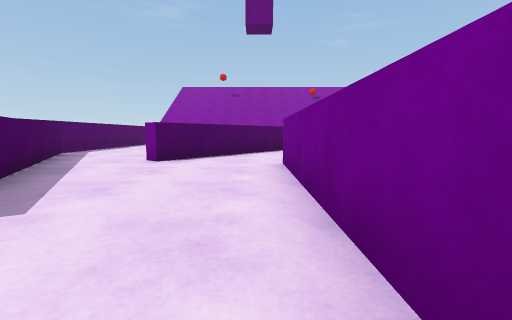
[1] (above)

18 first-person views from a walk through a 3-D level made in the Unity game engine. The camera is 0.56 m above the floor, tilts 6° down and sees 90° across. The floor is counted in squares, 1 m on a side. Each view is taken from the middle of a square. On the plan, view 1 faces up. The plan holds only what a view shows up to about 9 squares ahead; the rest is blank. The place goes on beyond the plan. The player is left out.

[2]
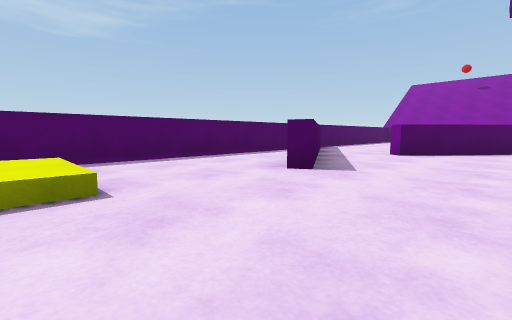

[3]
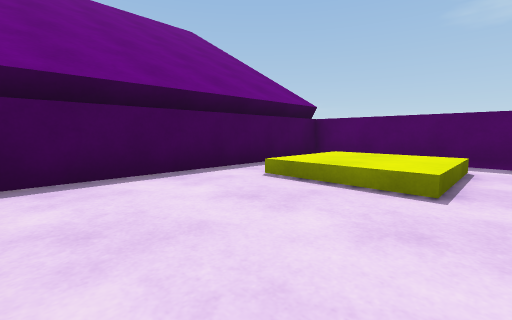

[4]
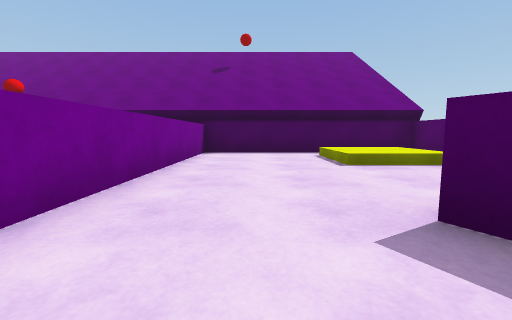

[5]
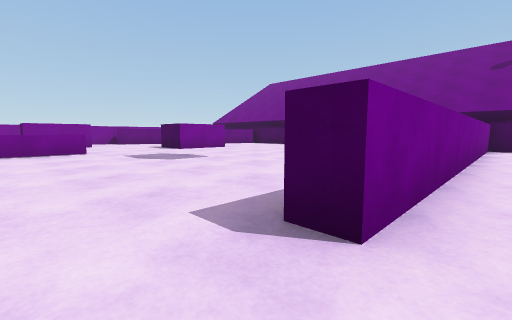

[6]
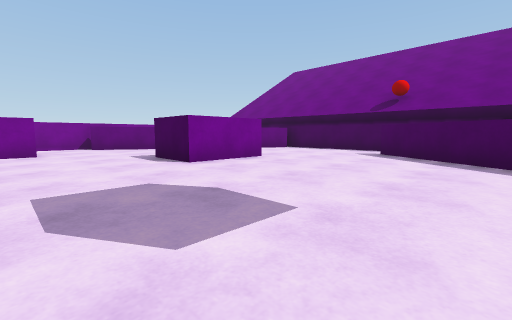

[7]
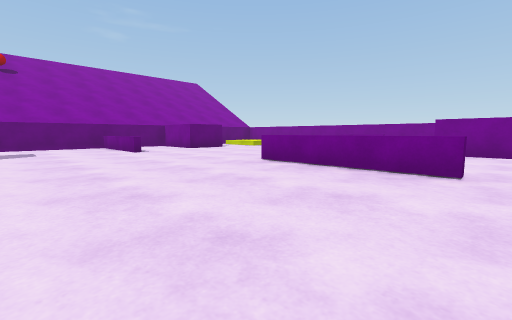

[8]
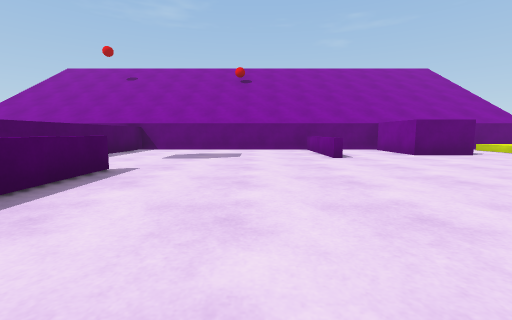

[9]
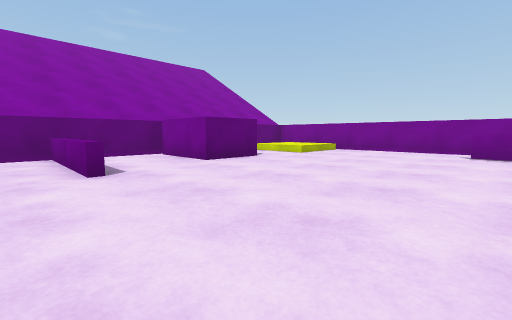

[10]
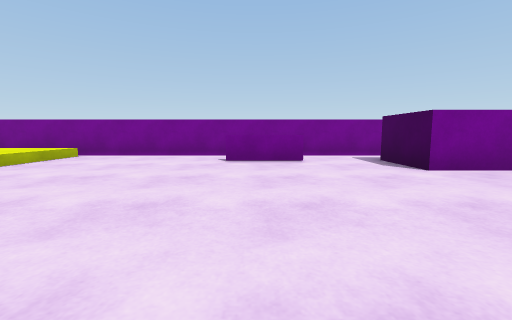

[11]
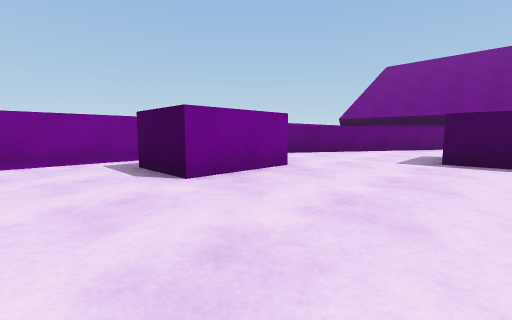

[12]
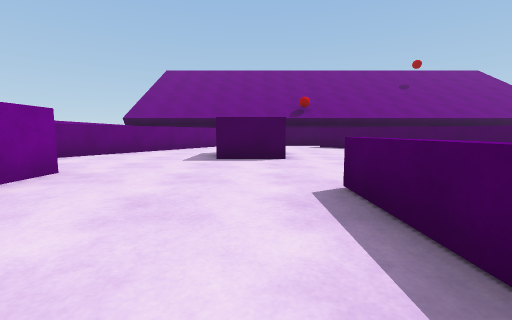

[13]
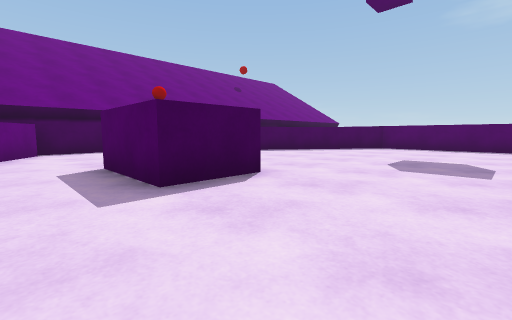

[14]
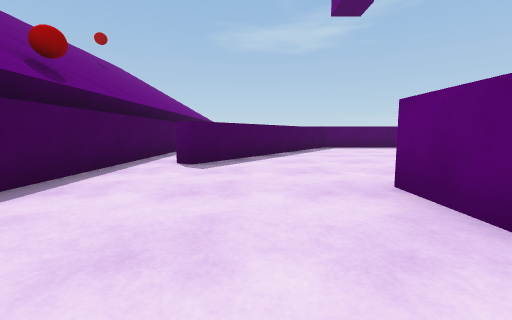

[15]
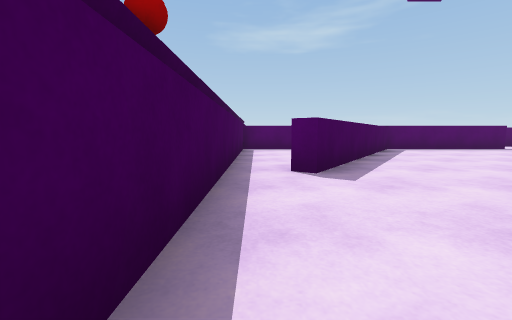

[16]
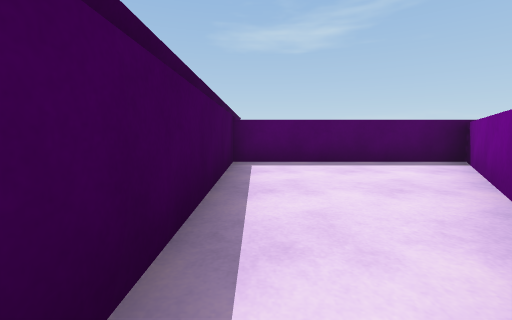

[17]
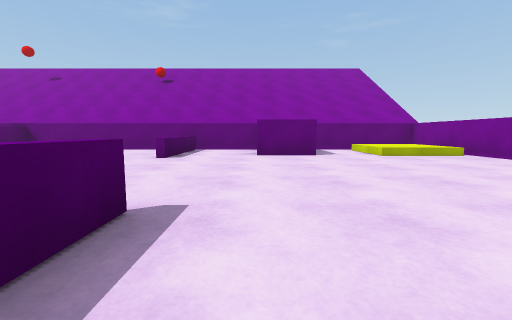

[18]
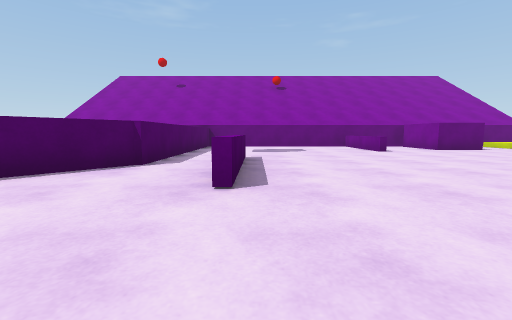

### Floor plan
Key: @ floor where view 1 was taken; # wall or solid block; x gap in a wall; . floor; = window, fence, low wall or low ledge; ^ raised ledge; B purple block.
Columns run from 6 left of view 1 to 15 right of it. Each row starts with its distance up from view 1.
 15        ###############
 14        #.....=.BB.^^^#
 13        #.....=.BB.^^^#
 12        #.....=.....^x#
 11        #.............#
 10        #.............#
  9        #.=...........#
  8       ##.=.........=.#
  7      ##..=....=......#
  6 #   ##........=......#
  5 ###...........=...BB.#
  4 #.##...#..........BB #
  3 #..#...#.............#
  2 #..##..#............##
  1 #......#.......BB...#
  0 #.....@###.....BB..##
 -1 #......#.##.......##
 -2 #.^^...#..###.....#
 -3 #.^^...#....#....##
 -4 #  ....#.........#
 -5 ##################

Positions as (right, up) in squares from view 1, and headings:
1: (0, 0), facing up
2: (0, -2), facing up-left
3: (0, -1), facing down-left
4: (-1, 3), facing down
5: (0, 6), facing down-right
6: (4, 4), facing down-right
7: (4, 4), facing up-right
8: (5, 6), facing up
9: (6, 8), facing up-right
10: (8, 8), facing right
11: (9, 7), facing down-right
12: (9, 7), facing down
13: (11, 4), facing down-left
14: (11, -2), facing left
15: (10, -4), facing left
16: (6, -4), facing left
17: (9, 6), facing up
18: (3, 4), facing up
